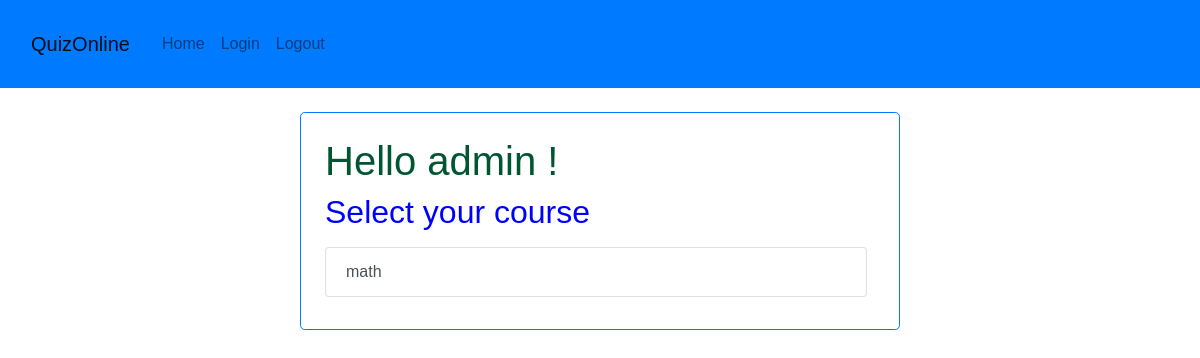
/ (signed in), run on an earlier commit of the app's database.
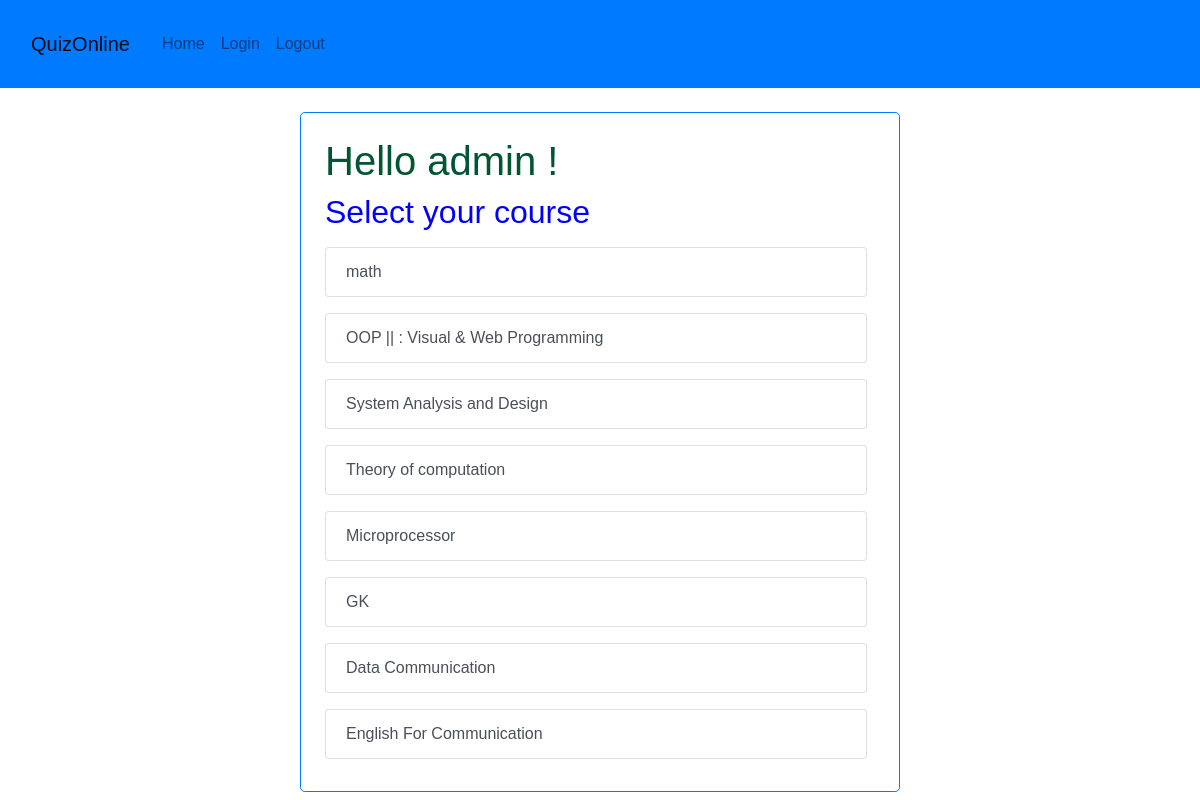
And on a later commit of the database.
### questions/models.py (models this page shows, shortened)
class Course(models.Model):
    course_name = models.CharField(max_length=100)

### questions/views.py (the view)
# urls.py: path('', home, name="home"),
@login_required(login_url='/accounts/login')
def home(request):
    courses = Course.objects.all()
    context = {'courses': courses}
    return render(request, 'home.html', context)

### templates/home.html (shortened to what this page needs)
{% extends 'base.html' %}
{% load static %}
        {% block content %}
        <h1>
            Hello {{ user.username }} !
        </h1>
        <h2>
            Select your course
        </h2>
            {% for course in courses %}
                <div class = "list-group">
                    <a href="/{{course.id}}"  class="list-group-item list-group-item-action">{{ course.course_name }}</a>
                </div>
            {% endfor %}
        {% endblock %}

What changed in the data, as far as the page shows it:
added Course: course_name "OOP || : Visual & Web Programming"
added Course: course_name "System Analysis and Design"
added Course: course_name "Theory of computation"
added Course: course_name "Microprocessor"
added Course: course_name "GK"
added Course: course_name "Data Communication"
added Course: course_name "English For Communication"
